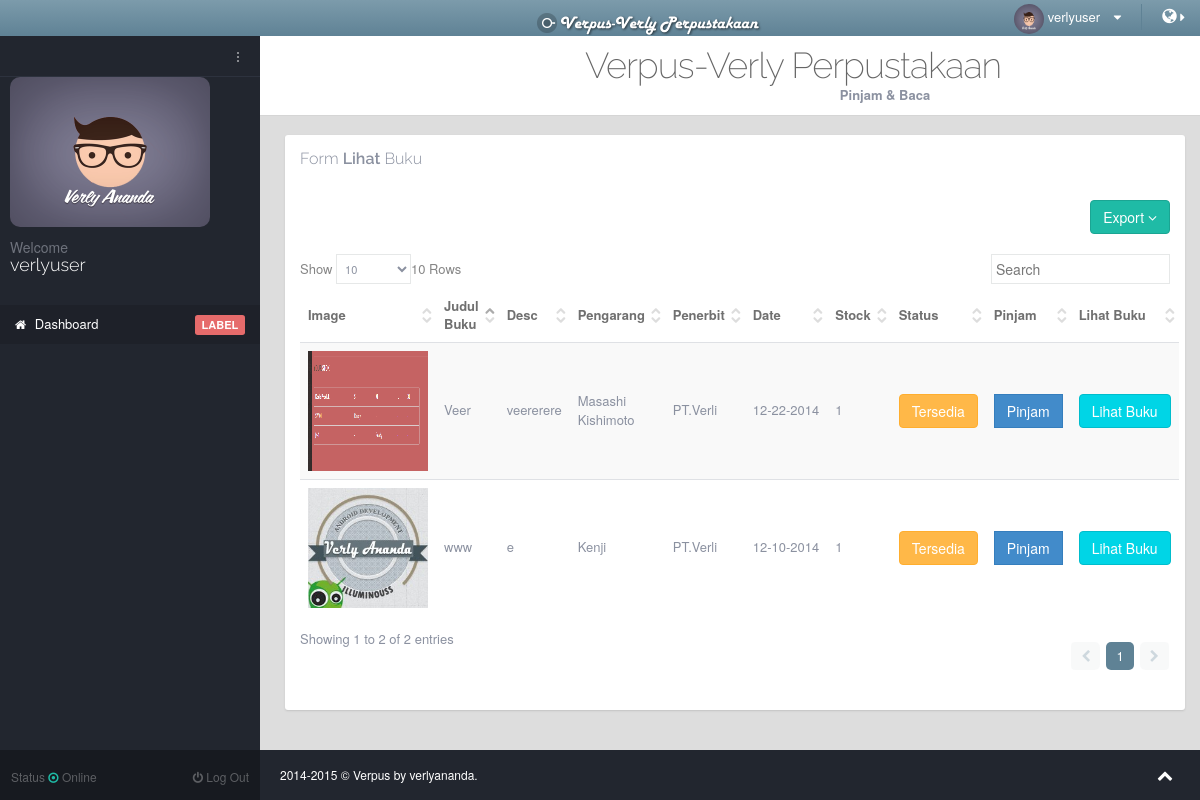
Screenshot of /ver_lihatUSER.php (signed in) with the database file from the repository.
### tables this page shows
CREATE TABLE IF NOT EXISTS `tb_buku` (
  `id_buku` int(10) NOT NULL AUTO_INCREMENT,
  `judul` varchar(20) NOT NULL,
  `id_penerbit` int(20) NOT NULL,
  `id_pengarang` int(20) NOT NULL,
  `stock` int(40) NOT NULL,
  `isi` text NOT NULL,
  `id_jenis` int(20) NOT NULL,
  `lihat` int(20) NOT NULL,
  `status` varchar(20) NOT NULL,
  `pengirim` varchar(20) NOT NULL,
  `picture` varchar(40) NOT NULL,
  `nama_peminjam` varchar(20) NOT NULL,
  `date` varchar(20) NOT NULL,
  PRIMARY KEY (`id_buku`)
);

CREATE TABLE IF NOT EXISTS `tb_pengarang` (
  `id_pengarang` int(20) NOT NULL AUTO_INCREMENT,
  `pengarang` varchar(20) NOT NULL,
  PRIMARY KEY (`id_pengarang`)
);

CREATE TABLE IF NOT EXISTS `tb_penerbit` (
  `id_penerbit` int(20) NOT NULL AUTO_INCREMENT,
  `penerbit` varchar(20) NOT NULL,
  PRIMARY KEY (`id_penerbit`)
);

### ver_lihatUSER.php (the view, shortened to what this page needs)
<?php include"ver_atasUSER.php";?>
						<br>
						<div class="row">
							<div class="col-md-12">
								<div class="panel panel-white">
									<div class="panel-heading">
										<h4 class="panel-title">Form <span class="text-bold">Lihat</span> Buku</h4>
									</div>
									<div class="panel-body">
										<div class="row">
											<div class="col-md-12 space20">
																<div class="btn-group pull-right">
													<button data-toggle="dropdown" class="btn btn-green dropdown-toggle">
														Export <i class="fa fa-angle-down"></i>
													</button>
												</div>
											</div>
										</div>
											<table class="table table-striped table-hover" id="sample-table-2">
												<thead>
													<tr>
														<th>Image</th>
														<th>Judul Buku</th>
														<th>Desc</th>
														<th>Pengarang</th>
														<th>Penerbit</th>
														<th>Date</th>
														<th>Stock</th>
														<th>Status</th>
														<th>Pinjam</th>
														<th>Lihat Buku</th>
													</tr>
												</thead>
												<tbody>
												<?php
		include_once "config/koneksi.php";
$sql_news="SELECT
id_buku,judul,isi,status,pengarang,stock,picture,pengirim,nama_peminjam,penerbit,date,lihat from tb_buku
INNER JOIN tb_penerbit on tb_penerbit.id_penerbit=tb_buku.id_penerbit
INNER JOIN tb_pengarang on tb_pengarang.id_pengarang=tb_buku.id_pengarang
WHERE status='T'
ORDER by date";
$qry_news=mysql_query($sql_news,$konek)
or die ("gagal menampilkan".mysql_error());
while($hsl_news=mysql_fetch_array($qry_news)) {
$verlijudul=$hsl_news['judul'];
$verlipict=$hsl_news['picture'];
$verlipengarang=$hsl_news['pengarang'];
$verlipenerbit=$hsl_news['penerbit'];
$verlidesc=$hsl_news['isi'];
$tgl=substr($hsl_news['date'],8,2);
 $bln=substr($hsl_news['date'],5,2);
  $thn=substr($hsl_news['date'],0,4);
$namaurl=preg_replace("/\s/","-",$hsl_news['judul']);
$url_link="detail".$hsl_news['id_buku']."-".$namaurl.".html";
?>
													<tr>
													    <td><img src="assets/verlybook/<?php echo $verlipict;?> "width="120" height="120"></td>
														<td><?php echo  $verlijudul;?></td>
														<td><?php echo $verlidesc;?></td>
														<td><?php echo $verlipengarang;?></td>
														<td><?php echo $verlipenerbit;?></td>
														<td><?php echo $bln;?>-<?php echo $tgl;?>-<?php echo $thn;?></td>
														<td><?php echo $hsl_news['stock'];?></td>
														<td>
													<?php if($hsl_news['status']=='T'){ ?>
													<button type="button" class="btn btn-yellow">
																Tersedia
													</button>
													<?php }else if($hsl_news['status']=='F'){ ?>
     												<button type="button" class="btn btn-danger">
																Kosong
											</button>
   												   <?php } ?>
   												   </td>
													<td>
													<?php if($hsl_news['status']=='T'){ ?>
												<a href="ver_pinjamUSER.php?idbukupinjam=<?php echo $hsl_news['id_buku'];?>
												&idnamapem=<?php echo $_SESSION['username'];?>
												&judul=<?php echo $hsl_news['judul'];?>
												&penerbit=<?php echo $hsl_news['penerbit'];?>
												&pengarang=<?php echo $hsl_news['pengarang'];?>
												&stock=<?php echo $hsl_news['stock'];?>
												&isi=<?php echo $hsl_news['isi'];?>
												&picture=<?php echo $hsl_news['picture'];?>
												&id_user=<?php echo $_SESSION['id_login'];?>
												">
												<button type="button" class="btn btn-primary btn-squared">
												Pinjam
											</button></a>
											<?php }else if($hsl_news['status']=='F'){ ?>
												<button type="button" class="btn btn-primary btn-squared">
												Di Pinjam Lain Kali
											</button>
											<?php } ?>
												</td>
                                               	<td>
											<?php if($hsl_news['status']=='T'){ ?>
											<a href="<?php echo $url_link?>"><button type="button" class="btn btn-light-azure">
										Lihat Buku
											</button></a>
											<?php }else if($hsl_news['status']=='F'){ ?>
											<a href="#"><button type="button" class="btn btn-light-azure">
										Tidak Bisa Di Lihat
													<?php } ?>
										</td>
															</tr>
													<?php } ?>
												</tbody>
											</table>
									</div>
								</div>
							</div>
						</div>
					</div>
				</div>
			</div>
			<footer class="inner">
				<div class="footer-inner">
					<div class="pull-left">
						2014-2015 &copy; Verpus by verlyananda.
					</div>
					<div class="pull-right">
						<span class="go-top"><i class="fa fa-chevron-up"></i></span>
					</div>
				</div>
			</footer>
		</div>
	</body>
</html>

### ver_atasUSER.php (shortened to what this page needs)
<!DOCTYPE html>
<html lang="en">
<head>
		<link rel="stylesheet" href="assets/plugins/bootstrap/css/bootstrap.min.css">
		<link rel="stylesheet" href="assets/plugins/font-awesome/css/font-awesome.min.css">
		<link rel="stylesheet" href="assets/plugins/iCheck/skins/all.css">
		<link rel="stylesheet" href="assets/plugins/perfect-scrollbar/src/perfect-scrollbar.css">
		<link rel="stylesheet" href="assets/plugins/animate.css/animate.min.css">
		<link rel="stylesheet" href="assets/plugins/owl-carousel/owl-carousel/owl.carousel.css">
		<link rel="stylesheet" href="assets/plugins/owl-carousel/owl-carousel/owl.theme.css">
		<link rel="stylesheet" href="assets/plugins/owl-carousel/owl-carousel/owl.transitions.css">
		<link rel="stylesheet" href="assets/plugins/summernote/dist/summernote.css">
		<link rel="stylesheet" href="assets/plugins/fullcalendar/fullcalendar/fullcalendar.css">
		<link rel="stylesheet" href="assets/plugins/toastr/toastr.min.css">
		<link rel="stylesheet" href="assets/plugins/bootstrap-select/bootstrap-select.min.css">
		<link rel="stylesheet" href="assets/plugins/bootstrap-switch/dist/css/bootstrap3/bootstrap-switch.min.css">
		<link rel="stylesheet" href="assets/plugins/DataTables/media/css/DT_bootstrap.css">
		<link rel="stylesheet" href="assets/plugins/bootstrap-fileupload/bootstrap-fileupload.min.css">
		<link rel="stylesheet" href="assets/plugins/bootstrap-daterangepicker/daterangepicker-bs3.css">
		<link rel="stylesheet" href="assets/plugins/weather-icons/css/weather-icons.min.css">
		<link rel="stylesheet" href="assets/plugins/nvd3/nv.d3.min.css">
		<link rel="stylesheet" href="assets/css/styles.css">
		<link rel="stylesheet" href="assets/css/styles-responsive.css">
		<link rel="stylesheet" href="assets/css/plugins.css">
		<link rel="stylesheet" href="assets/css/themes/theme-default.css" type="text/css" id="skin_color">
		<link rel="stylesheet" href="assets/css/print.css" type="text/css" media="print"/>
	</head>
	<body>
		<div class="main-wrapper">
			<header class="topbar navbar navbar-inverse navbar-fixed-top inner">
				<div class="container">
					<div class="navbar-header">
						<a class="navbar-brand" href="index.php">
							<img src="assets/images/logo.png" alt="Rapido"/>
						</a>
					</div>
					<div class="topbar-tools">
						<ul class="nav navbar-right">
							<li class="dropdown current-user">
								<a data-toggle="dropdown" data-hover="dropdown" class="dropdown-toggle" data-close-others="true" href="#">
									<img src="assets/avatar/<?php echo   $_SESSION['img'];?> " width="30px" height="30px"class="img-circle" alt=""> <span class="username hidden-xs"><?php echo $_SESSION['username'];?></span> <i class="fa fa-caret-down "></i>
								</a>
							</li>
							<li class="right-menu-toggle">
								<a href="#" class="sb-toggle-right">
									<i class="fa fa-globe toggle-icon"></i> <i class="fa fa-caret-right"></i>
								</a>
							</li>
						</ul>
					</div>
				</div>
			</header>
			<nav id="pageslide-left" class="pageslide inner">
				<div class="navbar-content">
					<div class="main-navigation left-wrapper transition-left">
						<div class="navigation-toggler hidden-sm hidden-xs">
							<a href="#main-navbar" class="sb-toggle-left">
							</a>
						</div>
						<div class="user-profile border-top padding-horizontal-10 block">
							<div class="inline-block">
							                     <img src="assets/avatar/<?php echo   $_SESSION['img'];?>"widht="150px" height="150px"></img>
													</div>
							<div class="inline-block">
								<h5 class="no-margin"> Welcome </h5>
								<h4 class="no-margin"> <?php echo $_SESSION['username'];?>
							</div>
						</div>
						<ul class="main-navigation-menu">
							<li class="active open">
								<a href="ver_indexUSER.php"><i class="fa fa-home"></i> <span class="title"> Dashboard </span><span class="label label-default pull-right ">LABEL</span> </a>
							</li>
						</ul>
					</div>
				</div>
				<div class="slide-tools">
					<div class="col-xs-6 text-left no-padding">
						<a class="btn btn-sm status" href="#">
							Status <i class="fa fa-dot-circle-o text-green"></i> <span>Online</span>
						</a>
					</div>
					<div class="col-xs-6 text-right no-padding">
						<a class="btn btn-sm log-out text-right" href="ver_logout.php">
							<i class="fa fa-power-off"></i> Log Out
						</a>
					</div>
				</div>
			</nav>
			<div class="main-container inner">
				<div class="main-content">
					<div class="container">
						<div class="toolbar row">
							<div class="col-sm-12 hidden-xs">
								<div class="page-header">
									<h1>Verpus-Verly Perpustakaan </h1>
									<center><b>Pinjam & Baca </b></center>
								</div>
							</div>
							</div>

### assets/css/themes/theme-default.css (style rules this page uses)
body { background-color: #22262f; }
.main-container, #pageslide-left, #pageslide-right { background-color: #22262f !important; }
.label-default, .badge-default { background: #e66b6b !important; }
.topbar { background: #5f8295; background-color: #7c9bab 0px; background-image: -webkit-gradient(linear, left top, left bottom, from(#7c9bab 0px), to(#5f8295 100%)); background-image: -webkit-linear-gradient(top, #7c9bab 0px, #5f8295 100%); background-image: -moz-linear-gradient(top, #7c9bab 0px, #5f8295 100%); background-image: -ms-linear-gradient(top, #7c9bab 0px, #5f8295 100%); background-image: -o-linear-gradient(top, #7c9bab 0px, #5f8295 100%); background-image: linear-gradient(top, #7c9bab 0px, #5f8295 100%); filter: progid:DXImageTransform.Microsoft.gradient(startColorStr='#7c9bab 0px', endColorStr='#5f8295 100%'); }
.topbar > .container .navbar-brand, .topbar .logo { color: white; }
.topbar .topbar-tools > ul > li > a { color: white; }
.topbar .topbar-tools > ul > li.right-menu-toggle > a { border-left-width: 1px; border-left-style: solid; border-left-color: #5f8295; }
ul.main-navigation-menu > li a { border-bottom: none; border-top-color: #2d323e; color: white; }
ul.main-navigation-menu > li a i { color: #676869; font-weight: normal; }
ul.main-navigation-menu > li.active > a { background: #32353e !important; border-top: none !important; color: white; }
ul.main-navigation-menu > li.active > a i { color: white; }
ul.main-navigation-menu > li.open > a, ul.main-navigation-menu > li > a:hover, ul.main-navigation-menu > li:hover > a { background-color: #1e2129 !important; }
.main-content { background: #DDDDDD; }
.go-top { color: white; }
.footer-inner { color: white; }
#pageslide-left .slide-tools { background-color: #171a20; }
#pageslide-left .btn { color: rgba(255, 255, 255, 0.3); }
#pageslide-left .user-profile { border-color: #2d323e; position: relative; }
#pageslide-left .user-profile h5 { color: #6e727c; }
#pageslide-left .user-profile h4 { color: white; }
footer { background-color: #22262f; }

### assets/css/print.css (style rules this page uses)
.navbar { display: none; }
.main-navigation { display: none; }
.toolbar { display: none; }
.page-header { display: none; }
.main-container { margin: 0 !important; padding: 0 !important; }
.main-content .container { min-height: 0 !important; border: none !important; }

### rows the page displays
tb_buku: picture (picture), judul "www", isi "e", id_pengarang.pengarang "Kenji", id_penerbit.penerbit "PT.Verli", date "12", date "10", date "2014", stock "1", status "Tersedia"
tb_buku: picture (picture), judul "Veer", isi "veererere", id_pengarang.pengarang "Masashi Kishimoto", id_penerbit.penerbit "PT.Verli", date "12", date "22", date "2014", stock "1", status "Tersedia"

### other values shown
$_SESSION['username'] "verlyuser"
